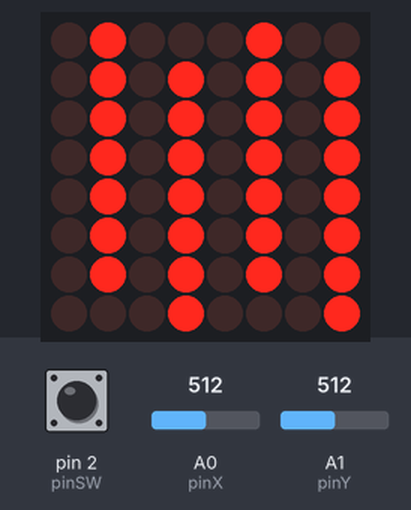
Simulated run of this sketch. Board: Arduino Uno, built with avr-gcc and run on an emulated ATmega328P. Shown: 8×8 LED matrix. Inputs (shaded band) come from the test bench; at power-on: A1 (pinY) = 512, pin 2 (pinSW) HIGH, A0 (pinX) = 512.

Above: at 2.8 s.
2.9 s: A1 (pinY) set to 608
4.4 s: A1 (pinY) set to 641
At 4.64 s:
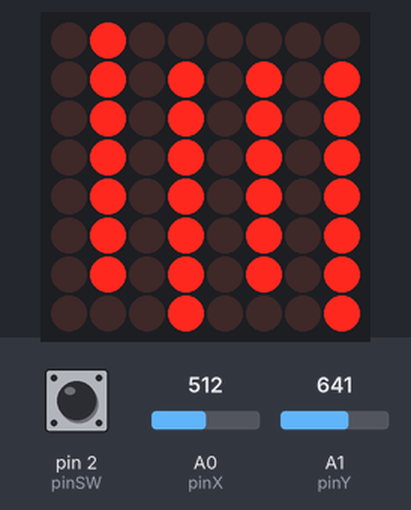
At 5.1 s:
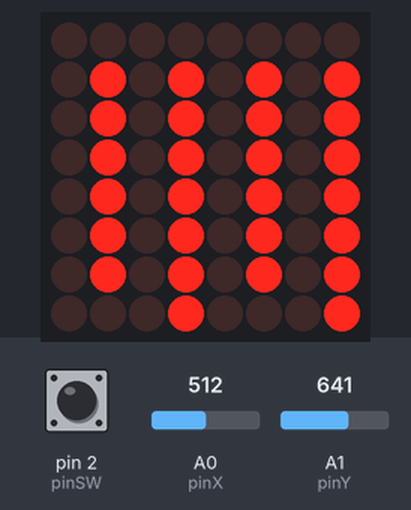
Timing chart, 0 to 7.4 s (numbered marks = the images above; inputs shaded):
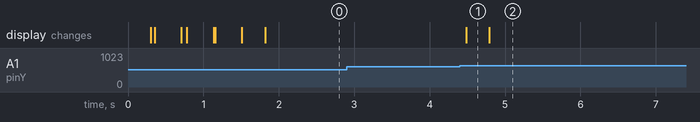

The sketch:

matrix_control_fuckery.ino
```cpp
#include "LedControl.h" //  need the library
#include <stdio.h> // for function sprintf

LedControl lc = LedControl(12, 11, 10, 1); //DIN, CLK, LOAD, No. DRIVER

// pin 12 is connected to the MAX7219 pin 1
// pin 11 is connected to the CLK pin 13
// pin 10 is connected to LOAD pin 12
// 1 as we are only using 1 MAX7219

const int pinSW = 2;
const int pinX = A0;
const int pinY = A1;

int switchValue = 0;
int xValue = 0;
int yValue = 0;

int xComp = 0;
int yComp = 0;

bool joyMoved = false;

int minThreshold = 400;
int maxThreshold = 600;

int dotState = LOW;
int dpState = LOW;
int swState = LOW;
int lastSwState = HIGH;

char string[30];

int xMine = 4;
int yMine = 5;

int walls[8][8] =
{
  {0, 0, 0, 0, 0, 0, 0, 0},
  {1, 1, 1, 1, 1, 1, 1, 0},
  {0, 0, 0, 0, 0, 0, 0, 0},
  {0, 1, 1, 1, 1, 1, 1, 1},
  {0, 0, 0, 0, 0, 0, 0, 0},
  {1, 1, 1, 1, 1, 1, 1, 0},
  {0, 0, 0, 0, 0, 0, 0, 0},
  {0, 1, 1, 1, 1, 1, 1, 1}
};

void readJoystick()
{
  switchValue = digitalRead(pinSW);
  xValue = analogRead(pinX);
  yValue = 1023 - analogRead(pinY);

  //xValue = map(xValue, 0, 1023, -1, 1);
  //yValue = map(yValue, 0, 1023, -1, 1);


  sprintf(string, "X = %d Y = %d S = %d", xValue, yValue, switchValue);
  //Serial.println(string);

  delay(10);
}

void lightUp()
{
  for (int row = 0; row < 8; row++)
  {
  for (int col = 0; col < 8; col++)
  {
    lc.setLed(0, col, row, true); // turns on LED at col, row
    delay(25);
  }
  }
  for (int row = 0; row < 8; row++)
  {
  for (int col = 0; col < 8; col++)
  {
    lc.setLed(0, col, row, false); // turns off LED at col, row
    delay(25);
  }
  }
}

void lightWalls()
{
  for (int row = 0; row < 8; row++)
  {
  for (int col = 0; col < 8; col++)
  {
    lc.setLed(0, col, row, walls[row][col]); // turns on LED at col, row
    delay(25);
  }
  }

}

void changeDotState()
{
  swState = digitalRead(pinSW);

  if (swState != lastSwState)
  {
    if (swState == LOW)
    {
      dotState = !dotState;
    }
  }
  //Serial.println(lastSwState);
  lastSwState = swState;
}

void changexComp()
{
  if (xValue < minThreshold && joyMoved == false)
  {
    if (xComp > 0)
      xComp--;

    else
      xComp = 7;

    joyMoved = true;
  }

  if (xValue > maxThreshold && joyMoved == false)
  {
    if (xComp < 7)
      xComp++;

    else
      xComp = 0;

    joyMoved = true;
  }

  if (xValue > minThreshold && xValue < maxThreshold)
    joyMoved = false;

    dpState = HIGH;

  //Serial.print("xComp: ");
  //Serial.println(xComp);
  delay(1);
}

void changeyComp()
{

  if (yValue < minThreshold && joyMoved == false)
  {
    if (yComp > 0)
      yComp--;

    else
      yComp = 7;

    joyMoved = true;
  }

  if (yValue > maxThreshold && joyMoved == false)
  {
    if (yComp < 7)
      yComp++;

    else
      yComp = 0;

    joyMoved = true;
  }

  if (yValue > minThreshold && yValue < maxThreshold)
    joyMoved = false;

  dpState = !dpState;

  //Serial.print("yComp: ");
  //Serial.println(yComp);
  delay(1);
}

void displayDot(int row, int col)
{
  lc.setLed(0, row, col, true); // turns on LED at col, row
  delay(10);
  lc.setLed(0, row, col, false); // turns off LED at col, row
  delay(10);
}

void flickerMine(int row, int col)
{
  lc.setLed(0, row, col, true); // turns on LED at col, row
  delay(50);
  lc.setLed(0, row, col, false); // turns off LED at col, row
  delay(50);

  if (xComp == xMine && yComp == yMine)
  {
    xComp = yComp = 0;
    xMine = yMine = -1;
    Serial.println("hîtz!");
  }
}

void setup()
{
  Serial.begin(9600);
  pinMode(pinSW, INPUT_PULLUP);

  // the zero refers to the MAX7219 number, it is zero for 1 chip
  lc.shutdown(0, false); // turn off power saving, enables display
  lc.setIntensity(0, 2); // sets brightness (0~15 possible values)
  lc.clearDisplay(0);// clear screen

  lightWalls();

}

void loop()
{
  readJoystick();

  if(walls[7 - xValue][yValue] == 1) Serial.println("hâtz");

    changexComp();
    changeyComp();

    displayDot(xComp, yComp);


  //flickerMine(xMine, yMine);


  //lightUp();


}
```

Measured:
- the behaviour switches between 623 and 624 on A1 (pinY) (found by bisection; images 0 and 1)
- after the input at 2.9 s, every drawn part: stays the same
- after the input at 4.4 s, the display: changes after 0.09 s (image 1)
